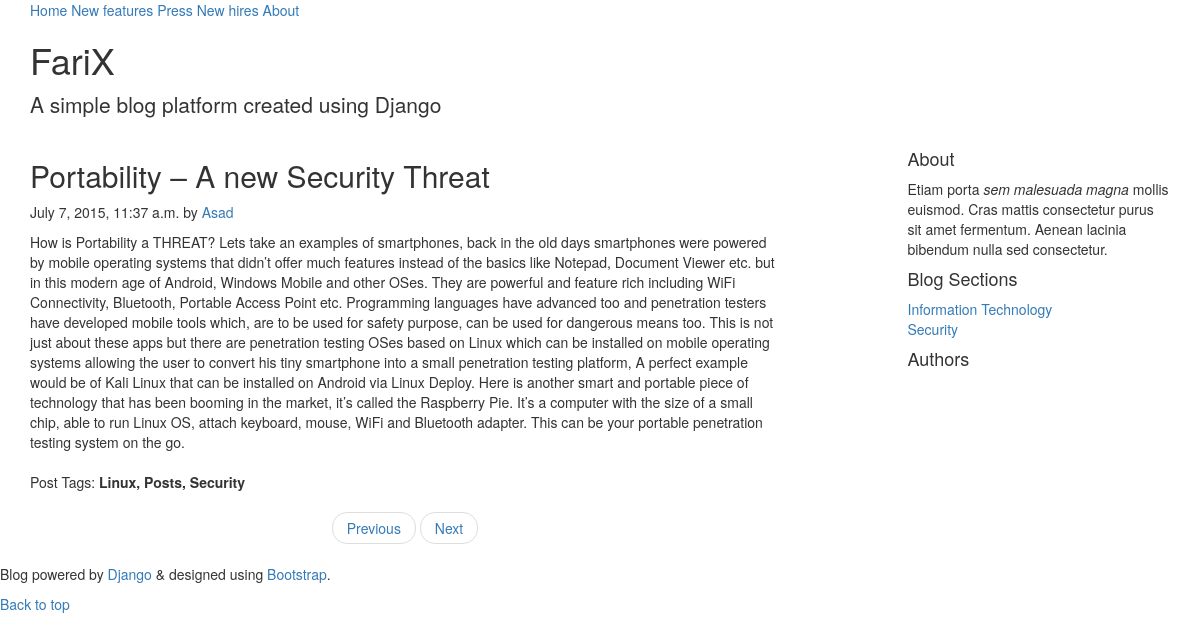
/blog/3/, run on an earlier commit of the app's database.
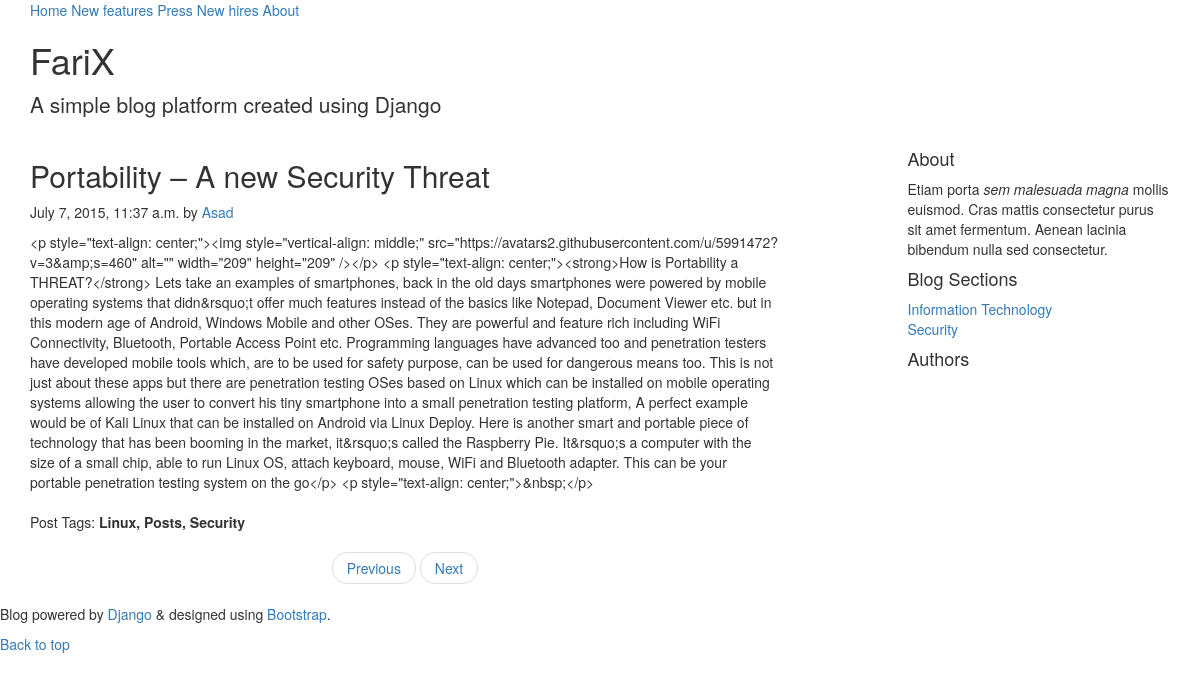
And on a later commit of the database.
### mysite/blog/models.py (models this page shows, shortened)
class Post(models.Model):
	title = models.CharField(max_length=200)
	body = HTMLField()
	post_tags = models.CharField(max_length=200)
	created_on = models.DateTimeField('created on', null=True)
	section = models.ForeignKey(Section)
	author = models.ForeignKey(User)
	def return_tags(self):
		return self.post_tags.strip()
	return_tags.short_description = "Tags"

class Section(models.Model):
	section_name = models.CharField(max_length=200)
	enabled = models.BooleanField()

### mysite/blog/views.py (the view)
# urls.py: url(r'^(?P<post_id>\d+)/$', views.displayPost, name='displayPost'),
def displayPost(request, post_id):
    latest_post = Post.objects.order_by('-created_on')[:3]
    post = get_object_or_404(Post, pk=post_id)
    usr_list = User.objects.annotate(Count('post'))
    blog_sect = Section.objects.all()
    post_comments = Comment.objects.filter(commented_on_post_id=post_id)
    content = {'post': post, 'usr_list': usr_list, 'blog_sect': blog_sect,
     'latest_post': latest_post, 'post_comments': post_comments}
    return render(request, 'blog/post.html', content)

### mysite/blog/templates/blog/post.html (shortened to what this page needs)
<!DOCTYPE html>
<html lang="en">
{% load staticfiles %}
  <head>
    <link rel="stylesheet" href="https://maxcdn.bootstrapcdn.com/bootstrap/3.3.5/css/bootstrap.min.css">
    <link rel="stylesheet" href="http://getbootstrap.com/examples/blog/blog.css"></style>
  </head>
  <body>
    <div class="blog-masthead">
      <div class="container">
        <nav class="blog-nav">
          <a class="blog-nav-item active" href="{% url 'blog_index' %}">Home</a>
          <a class="blog-nav-item" href="#">New features</a>
          <a class="blog-nav-item" href="#">Press</a>
          <a class="blog-nav-item" href="#">New hires</a>
          <a class="blog-nav-item" href="#">About</a>
        </nav>
      </div>
    </div>
    <div class="container">
      <div class="blog-header">
        <h1 class="blog-title">FariX</h1>
        <p class="lead blog-description">A simple blog platform created using Django</p>
      </div>
      <div class="row">
        <div class="col-sm-8 blog-main">
          <div class="blog-post">
          {% if post %}
            <h2 class="blog-post-title">{{ post.title }}</h2>
            <p class="blog-post-meta">{{ post.created_on }} by <a href="#">{{ post.author }}</a></p>
            {{post.body}}
            <br /><br />
            <p class="blog-post-meta">Post Tags: <b>{{ post.post_tags }}</b></p>
            {%else%}
              <h2>Invalid Page!</h2>
             {% endif %}
          </div>
          <nav>
            <ul class="pager">
              <li><a href="#">Previous</a></li>
              <li><a href="#">Next</a></li>
            </ul>
          </nav>
        </div>
        <div class="col-sm-3 col-sm-offset-1 blog-sidebar">
          <div class="sidebar-module sidebar-module-inset">
            <h4>About</h4>
            <p>Etiam porta <em>sem malesuada magna</em> mollis euismod. Cras mattis consectetur purus sit amet fermentum. Aenean lacinia bibendum nulla sed consectetur.</p>
          </div>
          <div class="sidebar-module">
            <h4>Blog Sections</h4>
            <ol class="list-unstyled">
            {% for sections in blog_sect %}
              <li><a href="#">{{sections.section_name}}</a></li>
            {% endfor %}
            </ol>
          </div>
          <div class="sidebar-module">
            <h4>Authors</h4>
            {% if usr_list %}
              {% for users in usr_list %}
                {% load blog_filters %}
              {% endfor %}
            {% endif %}
          </div>
        </div>
      </div>
    </div>
    <footer class="blog-footer">
      <p>Blog powered by <a href="#">Django</a> & designed using <a href="#">Bootstrap</a>.</p>
      <p>
        <a href="#">Back to top</a>
      </p>
    </footer>
  </body>
</html>

What changed in the data, as far as the page shows it:
changed Post "Portability – A new Security Threat": body "How is Portability a THREAT? Lets take an examples of smartphones, back in the old days smartphones were powered by mobile operating systems that didn’t offer much features instead of the basics like Notepad, Document Viewer etc. but in this modern age of Android, Windows Mobile and other OSes. They are powerful and feature rich including WiFi Connectivity, Bluetooth, Portable Access Point etc. Programming languages have advanced too and penetration testers have developed mobile tools which, are to be used for safety purpose, can be used for dangerous means too. This is not just about these apps but there are penetration testing OSes based on Linux which can be installed on mobile operating…" → "<p style=\"text-align: center;\"><img style=\"vertical-align: middle;\" src=\"https://avatars2.githubusercontent.com/u/5991472?v=3&amp;s=460\" alt=\"\" width=\"209\" height=\"209\" /></p> <p style=\"text-align: center;\"><strong>How is Portability a THREAT?</strong> Lets take an examples of smartphones, back in the old days smartphones were powered by mobile operating systems that didn&rsquo;t offer much features instead of the basics like Notepad, Document Viewer etc. but in this modern age of Android, Windows Mobile and other OSes. They are powerful and feature rich including WiFi Connectivity, Bluetooth, Portable Access Point etc. Programming languages have advanced too and penetration testers have…"
